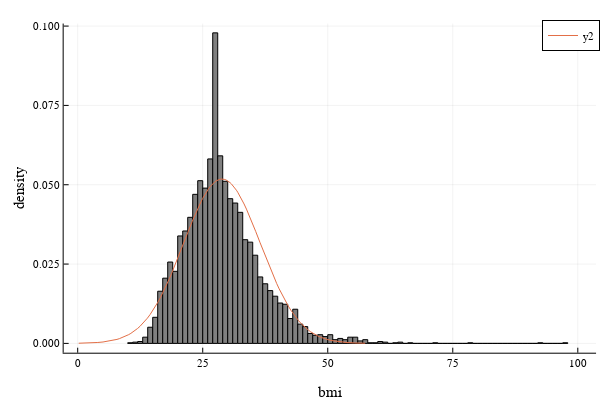

Write notebook code for a chart like this one.
### Code cell
histogram(new_data[:,"bmi"],normalize = true,c = :grey, xlabel =:bmi ,ylabel = "density",label = :none)
plot!(fit(Normal,new_data[:,:bmi]))

### Figure 1 — Plotly figure (JSON) as saved in the notebook; plotly's stock layout.template omitted (floating-point values rounded to 4 significant figures)
{"data": [{"fill": "tozeroy", "fillcolor": "rgba(128, 128, 128, 1.000)", "legendgroup": "", "line": {"color": "rgba(0, 0, 0, 1.000)", "dash": "solid", "width": 1}, "mode": "lines", "name": "", "showlegend": false, "type": "scatter", "x": [10, 10, 11, 11, 10, 10], "xaxis": "x1", "y": [0.0001957, 0, 0, 0.0001957, 0.0001957, 0.0001957], "yaxis": "y1"}, {"fill": "tozeroy", "fillcolor": "rgba(128, 128, 128, 1.000)", "legendgroup": "", "line": {"color": "rgba(0, 0, 0, 1.000)", "dash": "solid", "width": 1}, "mode": "lines", "name": "", "showlegend": false, "type": "scatter", "x": [11, 11, 12, 12, 11, 11], "xaxis": "x1", "y": [0.0003915, 0, 0, 0.0003915, 0.0003915, 0.0003915], "yaxis": "y1"}, {"fill": "tozeroy", "fillcolor": "rgba(128, 128, 128, 1.000)", "legendgroup": "", "line": {"color": "rgba(0, 0, 0, 1.000)", "dash": "solid", "width": 1}, "mode": "lines", "name": "", "showlegend": false, "type": "scatter", "x": [12, 12, 13, 13, 12, 12], "xaxis": "x1", "y": [0.0005872, 0, 0, 0.0005872, 0.0005872, 0.0005872], "yaxis": "y1"}, {"fill": "tozeroy", "fillcolor": "rgba(128, 128, 128, 1.000)", "legendgroup": "", "line": {"color": "rgba(0, 0, 0, 1.000)", "dash": "solid", "width": 1}, "mode": "lines", "name": "", "showlegend": false, "type": "scatter", "x": [13, 13, 14, 14, 13, 13], "xaxis": "x1", "y": [0.001957, 0, 0, 0.001957, 0.001957, 0.001957], "yaxis": "y1"}, {"fill": "tozeroy", "fillcolor": "rgba(128, 128, 128, 1.000)", "legendgroup": "", "line": {"color": "rgba(0, 0, 0, 1.000)", "dash": "solid", "width": 1}, "mode": "lines", "name": "", "showlegend": false, "type": "scatter", "x": [14, 14, 15, 15, 14, 14], "xaxis": "x1", "y": [0.005089, 0, 0, 0.005089, 0.005089, 0.005089], "yaxis": "y1"}, {"fill": "tozeroy", "fillcolor": "rgba(128, 128, 128, 1.000)", "legendgroup": "", "line": {"color": "rgba(0, 0, 0, 1.000)", "dash": "solid", "width": 1}, "mode": "lines", "name": "", "showlegend": false, "type": "scatter", "x": [15, 15, 16, 16, 15, 15], "xaxis": "x1", "y": [0.008221, 0, 0, 0.008221, 0.008221, 0.008221], "yaxis": "y1"}, {"fill": "tozeroy", "fillcolor": "rgba(128, 128, 128, 1.000)", "legendgroup": "", "line": {"color": "rgba(0, 0, 0, 1.000)", "dash": "solid", "width": 1}, "mode": "lines", "name": "", "showlegend": false, "type": "scatter", "x": [16, 16, 17, 17, 16, 16], "xaxis": "x1", "y": [0.01644, 0, 0, 0.01644, 0.01644, 0.01644], "yaxis": "y1"}, {"fill": "tozeroy", "fillcolor": "rgba(128, 128, 128, 1.000)", "legendgroup": "", "line": {"color": "rgba(0, 0, 0, 1.000)", "dash": "solid", "width": 1}, "mode": "lines", "name": "", "showlegend": false, "type": "scatter", "x": [17, 17, 18, 18, 17, 17], "xaxis": "x1", "y": [0.02055, 0, 0, 0.02055, 0.02055, 0.02055], "yaxis": "y1"}, {"fill": "tozeroy", "fillcolor": "rgba(128, 128, 128, 1.000)", "legendgroup": "", "line": {"color": "rgba(0, 0, 0, 1.000)", "dash": "solid", "width": 1}, "mode": "lines", "name": "", "showlegend": false, "type": "scatter", "x": [18, 18, 19, 19, 18, 18], "xaxis": "x1", "y": [0.02564, 0, 0, 0.02564, 0.02564, 0.02564], "yaxis": "y1"}, {"fill": "tozeroy", "fillcolor": "rgba(128, 128, 128, 1.000)", "legendgroup": "", "line": {"color": "rgba(0, 0, 0, 1.000)", "dash": "solid", "width": 1}, "mode": "lines", "name": "", "showlegend": false, "type": "scatter", "x": [19, 19, 20, 20, 19, 19], "xaxis": "x1", "y": [0.02271, 0, 0, 0.02271, 0.02271, 0.02271], "yaxis": "y1"}, {"fill": "tozeroy", "fillcolor": "rgba(128, 128, 128, 1.000)", "legendgroup": "", "line": {"color": "rgba(0, 0, 0, 1.000)", "dash": "solid", "width": 1}, "mode": "lines", "name": "", "showlegend": false, "type": "scatter", "x": [20, 20, 21, 21, 20, 20], "xaxis": "x1", "y": [0.03386, 0, 0, 0.03386, 0.03386, 0.03386], "yaxis": "y1"}, {"fill": "tozeroy", "fillcolor": "rgba(128, 128, 128, 1.000)", "legendgroup": "", "line": {"color": "rgba(0, 0, 0, 1.000)", "dash": "solid", "width": 1}, "mode": "lines", "name": "", "showlegend": false, "type": "scatter", "x": [21, 21, 22, 22, 21, 21], "xaxis": "x1", "y": [0.03543, 0, 0, 0.03543, 0.03543, 0.03543], "yaxis": "y1"}, {"fill": "tozeroy", "fillcolor": "rgba(128, 128, 128, 1.000)", "legendgroup": "", "line": {"color": "rgba(0, 0, 0, 1.000)", "dash": "solid", "width": 1}, "mode": "lines", "name": "", "showlegend": false, "type": "scatter", "x": [22, 22, 23, 23, 22, 22], "xaxis": "x1", "y": [0.03973, 0, 0, 0.03973, 0.03973, 0.03973], "yaxis": "y1"}, {"fill": "tozeroy", "fillcolor": "rgba(128, 128, 128, 1.000)", "legendgroup": "", "line": {"color": "rgba(0, 0, 0, 1.000)", "dash": "solid", "width": 1}, "mode": "lines", "name": "", "showlegend": false, "type": "scatter", "x": [23, 23, 24, 24, 23, 23], "xaxis": "x1", "y": [0.04698, 0, 0, 0.04698, 0.04698, 0.04698], "yaxis": "y1"}, {"fill": "tozeroy", "fillcolor": "rgba(128, 128, 128, 1.000)", "legendgroup": "", "line": {"color": "rgba(0, 0, 0, 1.000)", "dash": "solid", "width": 1}, "mode": "lines", "name": "", "showlegend": false, "type": "scatter", "x": [24, 24, 25, 25, 24, 24], "xaxis": "x1", "y": [0.05128, 0, 0, 0.05128, 0.05128, 0.05128], "yaxis": "y1"}, {"fill": "tozeroy", "fillcolor": "rgba(128, 128, 128, 1.000)", "legendgroup": "", "line": {"color": "rgba(0, 0, 0, 1.000)", "dash": "solid", "width": 1}, "mode": "lines", "name": "", "showlegend": false, "type": "scatter", "x": [25, 25, 26, 26, 25, 25], "xaxis": "x1", "y": [0.04893, 0, 0, 0.04893, 0.04893, 0.04893], "yaxis": "y1"}, {"fill": "tozeroy", "fillcolor": "rgba(128, 128, 128, 1.000)", "legendgroup": "", "line": {"color": "rgba(0, 0, 0, 1.000)", "dash": "solid", "width": 1}, "mode": "lines", "name": "", "showlegend": false, "type": "scatter", "x": [26, 26, 27, 27, 26, 26], "xaxis": "x1", "y": [0.05813, 0, 0, 0.05813, 0.05813, 0.05813], "yaxis": "y1"}, {"fill": "tozeroy", "fillcolor": "rgba(128, 128, 128, 1.000)", "legendgroup": "", "line": {"color": "rgba(0, 0, 0, 1.000)", "dash": "solid", "width": 1}, "mode": "lines", "name": "", "showlegend": false, "type": "scatter", "x": [27, 27, 28, 28, 27, 27], "xaxis": "x1", "y": [0.09787, 0, 0, 0.09787, 0.09787, 0.09787], "yaxis": "y1"}, {"fill": "tozeroy", "fillcolor": "rgba(128, 128, 128, 1.000)", "legendgroup": "", "line": {"color": "rgba(0, 0, 0, 1.000)", "dash": "solid", "width": 1}, "mode": "lines", "name": "", "showlegend": false, "type": "scatter", "x": [28, 28, 29, 29, 28, 28], "xaxis": "x1", "y": [0.05911, 0, 0, 0.05911, 0.05911, 0.05911], "yaxis": "y1"}, {"fill": "tozeroy", "fillcolor": "rgba(128, 128, 128, 1.000)", "legendgroup": "", "line": {"color": "rgba(0, 0, 0, 1.000)", "dash": "solid", "width": 1}, "mode": "lines", "name": "", "showlegend": false, "type": "scatter", "x": [29, 29, 30, 30, 29, 29], "xaxis": "x1", "y": [0.05109, 0, 0, 0.05109, 0.05109, 0.05109], "yaxis": "y1"}, {"fill": "tozeroy", "fillcolor": "rgba(128, 128, 128, 1.000)", "legendgroup": "", "line": {"color": "rgba(0, 0, 0, 1.000)", "dash": "solid", "width": 1}, "mode": "lines", "name": "", "showlegend": false, "type": "scatter", "x": [30, 30, 31, 31, 30, 30], "xaxis": "x1", "y": [0.04561, 0, 0, 0.04561, 0.04561, 0.04561], "yaxis": "y1"}, {"fill": "tozeroy", "fillcolor": "rgba(128, 128, 128, 1.000)", "legendgroup": "", "line": {"color": "rgba(0, 0, 0, 1.000)", "dash": "solid", "width": 1}, "mode": "lines", "name": "", "showlegend": false, "type": "scatter", "x": [31, 31, 32, 32, 31, 31], "xaxis": "x1", "y": [0.04424, 0, 0, 0.04424, 0.04424, 0.04424], "yaxis": "y1"}, {"fill": "tozeroy", "fillcolor": "rgba(128, 128, 128, 1.000)", "legendgroup": "", "line": {"color": "rgba(0, 0, 0, 1.000)", "dash": "solid", "width": 1}, "mode": "lines", "name": "", "showlegend": false, "type": "scatter", "x": [32, 32, 33, 33, 32, 32], "xaxis": "x1", "y": [0.0413, 0, 0, 0.0413, 0.0413, 0.0413], "yaxis": "y1"}, {"fill": "tozeroy", "fillcolor": "rgba(128, 128, 128, 1.000)", "legendgroup": "", "line": {"color": "rgba(0, 0, 0, 1.000)", "dash": "solid", "width": 1}, "mode": "lines", "name": "", "showlegend": false, "type": "scatter", "x": [33, 33, 34, 34, 33, 33], "xaxis": "x1", "y": [0.03269, 0, 0, 0.03269, 0.03269, 0.03269], "yaxis": "y1"}, {"fill": "tozeroy", "fillcolor": "rgba(128, 128, 128, 1.000)", "legendgroup": "", "line": {"color": "rgba(0, 0, 0, 1.000)", "dash": "solid", "width": 1}, "mode": "lines", "name": "", "showlegend": false, "type": "scatter", "x": [34, 34, 35, 35, 34, 34], "xaxis": "x1", "y": [0.0319, 0, 0, 0.0319, 0.0319, 0.0319], "yaxis": "y1"}, {"fill": "tozeroy", "fillcolor": "rgba(128, 128, 128, 1.000)", "legendgroup": "", "line": {"color": "rgba(0, 0, 0, 1.000)", "dash": "solid", "width": 1}, "mode": "lines", "name": "", "showlegend": false, "type": "scatter", "x": [35, 35, 36, 36, 35, 35], "xaxis": "x1", "y": [0.02779, 0, 0, 0.02779, 0.02779, 0.02779], "yaxis": "y1"}, {"fill": "tozeroy", "fillcolor": "rgba(128, 128, 128, 1.000)", "legendgroup": "", "line": {"color": "rgba(0, 0, 0, 1.000)", "dash": "solid", "width": 1}, "mode": "lines", "name": "", "showlegend": false, "type": "scatter", "x": [36, 36, 37, 37, 36, 36], "xaxis": "x1", "y": [0.02094, 0, 0, 0.02094, 0.02094, 0.02094], "yaxis": "y1"}, {"fill": "tozeroy", "fillcolor": "rgba(128, 128, 128, 1.000)", "legendgroup": "", "line": {"color": "rgba(0, 0, 0, 1.000)", "dash": "solid", "width": 1}, "mode": "lines", "name": "", "showlegend": false, "type": "scatter", "x": [37, 37, 38, 38, 37, 37], "xaxis": "x1", "y": [0.01879, 0, 0, 0.01879, 0.01879, 0.01879], "yaxis": "y1"}, {"fill": "tozeroy", "fillcolor": "rgba(128, 128, 128, 1.000)", "legendgroup": "", "line": {"color": "rgba(0, 0, 0, 1.000)", "dash": "solid", "width": 1}, "mode": "lines", "name": "", "showlegend": false, "type": "scatter", "x": [38, 38, 39, 39, 38, 38], "xaxis": "x1", "y": [0.01664, 0, 0, 0.01664, 0.01664, 0.01664], "yaxis": "y1"}, {"fill": "tozeroy", "fillcolor": "rgba(128, 128, 128, 1.000)", "legendgroup": "", "line": {"color": "rgba(0, 0, 0, 1.000)", "dash": "solid", "width": 1}, "mode": "lines", "name": "", "showlegend": false, "type": "scatter", "x": [39, 39, 40, 40, 39, 39], "xaxis": "x1", "y": [0.01488, 0, 0, 0.01488, 0.01488, 0.01488], "yaxis": "y1"}, {"fill": "tozeroy", "fillcolor": "rgba(128, 128, 128, 1.000)", "legendgroup": "", "line": {"color": "rgba(0, 0, 0, 1.000)", "dash": "solid", "width": 1}, "mode": "lines", "name": "", "showlegend": false, "type": "scatter", "x": [40, 40, 41, 41, 40, 40], "xaxis": "x1", "y": [0.01272, 0, 0, 0.01272, 0.01272, 0.01272], "yaxis": "y1"}, {"fill": "tozeroy", "fillcolor": "rgba(128, 128, 128, 1.000)", "legendgroup": "", "line": {"color": "rgba(0, 0, 0, 1.000)", "dash": "solid", "width": 1}, "mode": "lines", "name": "", "showlegend": false, "type": "scatter", "x": [41, 41, 42, 42, 41, 41], "xaxis": "x1", "y": [0.01233, 0, 0, 0.01233, 0.01233, 0.01233], "yaxis": "y1"}, {"fill": "tozeroy", "fillcolor": "rgba(128, 128, 128, 1.000)", "legendgroup": "", "line": {"color": "rgba(0, 0, 0, 1.000)", "dash": "solid", "width": 1}, "mode": "lines", "name": "", "showlegend": false, "type": "scatter", "x": [42, 42, 43, 43, 42, 42], "xaxis": "x1", "y": [0.007829, 0, 0, 0.007829, 0.007829, 0.007829], "yaxis": "y1"}, {"fill": "tozeroy", "fillcolor": "rgba(128, 128, 128, 1.000)", "legendgroup": "", "line": {"color": "rgba(0, 0, 0, 1.000)", "dash": "solid", "width": 1}, "mode": "lines", "name": "", "showlegend": false, "type": "scatter", "x": [43, 43, 44, 44, 43, 43], "xaxis": "x1", "y": [0.01077, 0, 0, 0.01077, 0.01077, 0.01077], "yaxis": "y1"}, {"fill": "tozeroy", "fillcolor": "rgba(128, 128, 128, 1.000)", "legendgroup": "", "line": {"color": "rgba(0, 0, 0, 1.000)", "dash": "solid", "width": 1}, "mode": "lines", "name": "", "showlegend": false, "type": "scatter", "x": [44, 44, 45, 45, 44, 44], "xaxis": "x1", "y": [0.006068, 0, 0, 0.006068, 0.006068, 0.006068], "yaxis": "y1"}, {"fill": "tozeroy", "fillcolor": "rgba(128, 128, 128, 1.000)", "legendgroup": "", "line": {"color": "rgba(0, 0, 0, 1.000)", "dash": "solid", "width": 1}, "mode": "lines", "name": "", "showlegend": false, "type": "scatter", "x": [45, 45, 46, 46, 45, 45], "xaxis": "x1", "y": [0.005285, 0, 0, 0.005285, 0.005285, 0.005285], "yaxis": "y1"}, {"fill": "tozeroy", "fillcolor": "rgba(128, 128, 128, 1.000)", "legendgroup": "", "line": {"color": "rgba(0, 0, 0, 1.000)", "dash": "solid", "width": 1}, "mode": "lines", "name": "", "showlegend": false, "type": "scatter", "x": [46, 46, 47, 47, 46, 46], "xaxis": "x1", "y": [0.003132, 0, 0, 0.003132, 0.003132, 0.003132], "yaxis": "y1"}, {"fill": "tozeroy", "fillcolor": "rgba(128, 128, 128, 1.000)", "legendgroup": "", "line": {"color": "rgba(0, 0, 0, 1.000)", "dash": "solid", "width": 1}, "mode": "lines", "name": "", "showlegend": false, "type": "scatter", "x": [47, 47, 48, 48, 47, 47], "xaxis": "x1", "y": [0.002545, 0, 0, 0.002545, 0.002545, 0.002545], "yaxis": "y1"}, {"fill": "tozeroy", "fillcolor": "rgba(128, 128, 128, 1.000)", "legendgroup": "", "line": {"color": "rgba(0, 0, 0, 1.000)", "dash": "solid", "width": 1}, "mode": "lines", "name": "", "showlegend": false, "type": "scatter", "x": [48, 48, 49, 49, 48, 48], "xaxis": "x1", "y": [0.00274, 0, 0, 0.00274, 0.00274, 0.00274], "yaxis": "y1"}, {"fill": "tozeroy", "fillcolor": "rgba(128, 128, 128, 1.000)", "legendgroup": "", "line": {"color": "rgba(0, 0, 0, 1.000)", "dash": "solid", "width": 1}, "mode": "lines", "name": "", "showlegend": false, "type": "scatter", "x": [49, 49, 50, 50, 49, 49], "xaxis": "x1", "y": [0.002153, 0, 0, 0.002153, 0.002153, 0.002153], "yaxis": "y1"}, {"fill": "tozeroy", "fillcolor": "rgba(128, 128, 128, 1.000)", "legendgroup": "", "line": {"color": "rgba(0, 0, 0, 1.000)", "dash": "solid", "width": 1}, "mode": "lines", "name": "", "showlegend": false, "type": "scatter", "x": [50, 50, 51, 51, 50, 50], "xaxis": "x1", "y": [0.00274, 0, 0, 0.00274, 0.00274, 0.00274], "yaxis": "y1"}, {"fill": "tozeroy", "fillcolor": "rgba(128, 128, 128, 1.000)", "legendgroup": "", "line": {"color": "rgba(0, 0, 0, 1.000)", "dash": "solid", "width": 1}, "mode": "lines", "name": "", "showlegend": false, "type": "scatter", "x": [51, 51, 52, 52, 51, 51], "xaxis": "x1", "y": [0.001174, 0, 0, 0.001174, 0.001174, 0.001174], "yaxis": "y1"}, {"fill": "tozeroy", "fillcolor": "rgba(128, 128, 128, 1.000)", "legendgroup": "", "line": {"color": "rgba(0, 0, 0, 1.000)", "dash": "solid", "width": 1}, "mode": "lines", "name": "", "showlegend": false, "type": "scatter", "x": [52, 52, 53, 53, 52, 52], "xaxis": "x1", "y": [0.001566, 0, 0, 0.001566, 0.001566, 0.001566], "yaxis": "y1"}, {"fill": "tozeroy", "fillcolor": "rgba(128, 128, 128, 1.000)", "legendgroup": "", "line": {"color": "rgba(0, 0, 0, 1.000)", "dash": "solid", "width": 1}, "mode": "lines", "name": "", "showlegend": false, "type": "scatter", "x": [53, 53, 54, 54, 53, 53], "xaxis": "x1", "y": [0.001174, 0, 0, 0.001174, 0.001174, 0.001174], "yaxis": "y1"}, {"fill": "tozeroy", "fillcolor": "rgba(128, 128, 128, 1.000)", "legendgroup": "", "line": {"color": "rgba(0, 0, 0, 1.000)", "dash": "solid", "width": 1}, "mode": "lines", "name": "", "showlegend": false, "type": "scatter", "x": [54, 54, 55, 55, 54, 54], "xaxis": "x1", "y": [0.001957, 0, 0, 0.001957, 0.001957, 0.001957], "yaxis": "y1"}, {"fill": "tozeroy", "fillcolor": "rgba(128, 128, 128, 1.000)", "legendgroup": "", "line": {"color": "rgba(0, 0, 0, 1.000)", "dash": "solid", "width": 1}, "mode": "lines", "name": "", "showlegend": false, "type": "scatter", "x": [55, 55, 56, 56, 55, 55], "xaxis": "x1", "y": [0.001957, 0, 0, 0.001957, 0.001957, 0.001957], "yaxis": "y1"}, {"fill": "tozeroy", "fillcolor": "rgba(128, 128, 128, 1.000)", "legendgroup": "", "line": {"color": "rgba(0, 0, 0, 1.000)", "dash": "solid", "width": 1}, "mode": "lines", "name": "", "showlegend": false, "type": "scatter", "x": [56, 56, 57, 57, 56, 56], "xaxis": "x1", "y": [0.0007829, 0, 0, 0.0007829, 0.0007829, 0.0007829], "yaxis": "y1"}, {"fill": "tozeroy", "fillcolor": "rgba(128, 128, 128, 1.000)", "legendgroup": "", "line": {"color": "rgba(0, 0, 0, 1.000)", "dash": "solid", "width": 1}, "mode": "lines", "name": "", "showlegend": false, "type": "scatter", "x": [57, 57, 58, 58, 57, 57], "xaxis": "x1", "y": [0.001174, 0, 0, 0.001174, 0.001174, 0.001174], "yaxis": "y1"}, {"fill": "tozeroy", "fillcolor": "rgba(128, 128, 128, 1.000)", "legendgroup": "", "line": {"color": "rgba(0, 0, 0, 1.000)", "dash": "solid", "width": 1}, "mode": "lines", "name": "", "showlegend": false, "type": "scatter", "x": [58, 58, 59, 59, 58, 58], "xaxis": "x1", "y": [0.0001957, 0, 0, 0.0001957, 0.0001957, 0.0001957], "yaxis": "y1"}, {"fill": "tozeroy", "fillcolor": "rgba(128, 128, 128, 1.000)", "legendgroup": "", "line": {"color": "rgba(0, 0, 0, 1.000)", "dash": "solid", "width": 1}, "mode": "lines", "name": "", "showlegend": false, "type": "scatter", "x": [59, 59, 60, 60, 59, 59], "xaxis": "x1", "y": [0.0001957, 0, 0, 0.0001957, 0.0001957, 0.0001957], "yaxis": "y1"}, {"fill": "tozeroy", "fillcolor": "rgba(128, 128, 128, 1.000)", "legendgroup": "", "line": {"color": "rgba(0, 0, 0, 1.000)", "dash": "solid", "width": 1}, "mode": "lines", "name": "", "showlegend": false, "type": "scatter", "x": [60, 60, 61, 61, 60, 60], "xaxis": "x1", "y": [0.0005872, 0, 0, 0.0005872, 0.0005872, 0.0005872], "yaxis": "y1"}, {"fill": "tozeroy", "fillcolor": "rgba(128, 128, 128, 1.000)", "legendgroup": "", "line": {"color": "rgba(0, 0, 0, 1.000)", "dash": "solid", "width": 1}, "mode": "lines", "name": "", "showlegend": false, "type": "scatter", "x": [61, 61, 62, 62, 61, 61], "xaxis": "x1", "y": [0.0003915, 0, 0, 0.0003915, 0.0003915, 0.0003915], "yaxis": "y1"}, {"fill": "tozeroy", "fillcolor": "rgba(128, 128, 128, 1.000)", "legendgroup": "", "line": {"color": "rgba(0, 0, 0, 1.000)", "dash": "solid", "width": 1}, "mode": "lines", "name": "", "showlegend": false, "type": "scatter", "x": [62, 62, 63, 63, 62, 62], "xaxis": "x1", "y": [0, 0, 0, 0, 0, 0], "yaxis": "y1"}, {"fill": "tozeroy", "fillcolor": "rgba(128, 128, 128, 1.000)", "legendgroup": "", "line": {"color": "rgba(0, 0, 0, 1.000)", "dash": "solid", "width": 1}, "mode": "lines", "name": "", "showlegend": false, "type": "scatter", "x": [63, 63, 64, 64, 63, 63], "xaxis": "x1", "y": [0.0001957, 0, 0, 0.0001957, 0.0001957, 0.0001957], "yaxis": "y1"}, {"fill": "tozeroy", "fillcolor": "rgba(128, 128, 128, 1.000)", "legendgroup": "", "line": {"color": "rgba(0, 0, 0, 1.000)", "dash": "solid", "width": 1}, "mode": "lines", "name": "", "showlegend": false, "type": "scatter", "x": [64, 64, 65, 65, 64, 64], "xaxis": "x1", "y": [0.0003915, 0, 0, 0.0003915, 0.0003915, 0.0003915], "yaxis": "y1"}, {"fill": "tozeroy", "fillcolor": "rgba(128, 128, 128, 1.000)", "legendgroup": "", "line": {"color": "rgba(0, 0, 0, 1.000)", "dash": "solid", "width": 1}, "mode": "lines", "name": "", "showlegend": false, "type": "scatter", "x": [65, 65, 66, 66, 65, 65], "xaxis": "x1", "y": [0, 0, 0, 0, 0, 0], "yaxis": "y1"}, {"fill": "tozeroy", "fillcolor": "rgba(128, 128, 128, 1.000)", "legendgroup": "", "line": {"color": "rgba(0, 0, 0, 1.000)", "dash": "solid", "width": 1}, "mode": "lines", "name": "", "showlegend": false, "type": "scatter", "x": [66, 66, 67, 67, 66, 66], "xaxis": "x1", "y": [0.0001957, 0, 0, 0.0001957, 0.0001957, 0.0001957], "yaxis": "y1"}, {"fill": "tozeroy", "fillcolor": "rgba(128, 128, 128, 1.000)", "legendgroup": "", "line": {"color": "rgba(0, 0, 0, 1.000)", "dash": "solid", "width": 1}, "mode": "lines", "name": "", "showlegend": false, "type": "scatter", "x": [67, 67, 68, 68, 67, 67], "xaxis": "x1", "y": [0, 0, 0, 0, 0, 0], "yaxis": "y1"}, {"fill": "tozeroy", "fillcolor": "rgba(128, 128, 128, 1.000)", "legendgroup": "", "line": {"color": "rgba(0, 0, 0, 1.000)", "dash": "solid", "width": 1}, "mode": "lines", "name": "", "showlegend": false, "type": "scatter", "x": [68, 68, 69, 69, 68, 68], "xaxis": "x1", "y": [0, 0, 0, 0, 0, 0], "yaxis": "y1"}, {"fill": "tozeroy", "fillcolor": "rgba(128, 128, 128, 1.000)", "legendgroup": "", "line": {"color": "rgba(0, 0, 0, 1.000)", "dash": "solid", "width": 1}, "mode": "lines", "name": "", "showlegend": false, "type": "scatter", "x": [69, 69, 70, 70, 69, 69], "xaxis": "x1", "y": [0, 0, 0, 0, 0, 0], "yaxis": "y1"}, {"fill": "tozeroy", "fillcolor": "rgba(128, 128, 128, 1.000)", "legendgroup": "", "line": {"color": "rgba(0, 0, 0, 1.000)", "dash": "solid", "width": 1}, "mode": "lines", "name": "", "showlegend": false, "type": "scatter", "x": [70, 70, 71, 71, 70, 70], "xaxis": "x1", "y": [0, 0, 0, 0, 0, 0], "yaxis": "y1"}, {"fill": "tozeroy", "fillcolor": "rgba(128, 128, 128, 1.000)", "legendgroup": "", "line": {"color": "rgba(0, 0, 0, 1.000)", "dash": "solid", "width": 1}, "mode": "lines", "name": "", "showlegend": false, "type": "scatter", "x": [71, 71, 72, 72, 71, 71], "xaxis": "x1", "y": [0.0001957, 0, 0, 0.0001957, 0.0001957, 0.0001957], "yaxis": "y1"}, {"fill": "tozeroy", "fillcolor": "rgba(128, 128, 128, 1.000)", "legendgroup": "", "line": {"color": "rgba(0, 0, 0, 1.000)", "dash": "solid", "width": 1}, "mode": "lines", "name": "", "showlegend": false, "type": "scatter", "x": [72, 72, 73, 73, 72, 72], "xaxis": "x1", "y": [0, 0, 0, 0, 0, 0], "yaxis": "y1"}, {"fill": "tozeroy", "fillcolor": "rgba(128, 128, 128, 1.000)", "legendgroup": "", "line": {"color": "rgba(0, 0, 0, 1.000)", "dash": "solid", "width": 1}, "mode": "lines", "name": "", "showlegend": false, "type": "scatter", "x": [73, 73, 74, 74, 73, 73], "xaxis": "x1", "y": [0, 0, 0, 0, 0, 0], "yaxis": "y1"}, {"fill": "tozeroy", "fillcolor": "rgba(128, 128, 128, 1.000)", "legendgroup": "", "line": {"color": "rgba(0, 0, 0, 1.000)", "dash": "solid", "width": 1}, "mode": "lines", "name": "", "showlegend": false, "type": "scatter", "x": [74, 74, 75, 75, 74, 74], "xaxis": "x1", "y": [0, 0, 0, 0, 0, 0], "yaxis": "y1"}, {"fill": "tozeroy", "fillcolor": "rgba(128, 128, 128, 1.000)", "legendgroup": "", "line": {"color": "rgba(0, 0, 0, 1.000)", "dash": "solid", "width": 1}, "mode": "lines", "name": "", "showlegend": false, "type": "scatter", "x": [75, 75, 76, 76, 75, 75], "xaxis": "x1", "y": [0, 0, 0, 0, 0, 0], "yaxis": "y1"}, {"fill": "tozeroy", "fillcolor": "rgba(128, 128, 128, 1.000)", "legendgroup": "", "line": {"color": "rgba(0, 0, 0, 1.000)", "dash": "solid", "width": 1}, "mode": "lines", "name": "", "showlegend": false, "type": "scatter", "x": [76, 76, 77, 77, 76, 76], "xaxis": "x1", "y": [0, 0, 0, 0, 0, 0], "yaxis": "y1"}, {"fill": "tozeroy", "fillcolor": "rgba(128, 128, 128, 1.000)", "legendgroup": "", "line": {"color": "rgba(0, 0, 0, 1.000)", "dash": "solid", "width": 1}, "mode": "lines", "name": "", "showlegend": false, "type": "scatter", "x": [77, 77, 78, 78, 77, 77], "xaxis": "x1", "y": [0, 0, 0, 0, 0, 0], "yaxis": "y1"}, {"fill": "tozeroy", "fillcolor": "rgba(128, 128, 128, 1.000)", "legendgroup": "", "line": {"color": "rgba(0, 0, 0, 1.000)", "dash": "solid", "width": 1}, "mode": "lines", "name": "", "showlegend": false, "type": "scatter", "x": [78, 78, 79, 79, 78, 78], "xaxis": "x1", "y": [0.0001957, 0, 0, 0.0001957, 0.0001957, 0.0001957], "yaxis": "y1"}, {"fill": "tozeroy", "fillcolor": "rgba(128, 128, 128, 1.000)", "legendgroup": "", "line": {"color": "rgba(0, 0, 0, 1.000)", "dash": "solid", "width": 1}, "mode": "lines", "name": "", "showlegend": false, "type": "scatter", "x": [79, 79, 80, 80, 79, 79], "xaxis": "x1", "y": [0, 0, 0, 0, 0, 0], "yaxis": "y1"}, {"fill": "tozeroy", "fillcolor": "rgba(128, 128, 128, 1.000)", "legendgroup": "", "line": {"color": "rgba(0, 0, 0, 1.000)", "dash": "solid", "width": 1}, "mode": "lines", "name": "", "showlegend": false, "type": "scatter", "x": [80, 80, 81, 81, 80, 80], "xaxis": "x1", "y": [0, 0, 0, 0, 0, 0], "yaxis": "y1"}, {"fill": "tozeroy", "fillcolor": "rgba(128, 128, 128, 1.000)", "legendgroup": "", "line": {"color": "rgba(0, 0, 0, 1.000)", "dash": "solid", "width": 1}, "mode": "lines", "name": "", "showlegend": false, "type": "scatter", "x": [81, 81, 82, 82, 81, 81], "xaxis": "x1", "y": [0, 0, 0, 0, 0, 0], "yaxis": "y1"}, {"fill": "tozeroy", "fillcolor": "rgba(128, 128, 128, 1.000)", "legendgroup": "", "line": {"color": "rgba(0, 0, 0, 1.000)", "dash": "solid", "width": 1}, "mode": "lines", "name": "", "showlegend": false, "type": "scatter", "x": [82, 82, 83, 83, 82, 82], "xaxis": "x1", "y": [0, 0, 0, 0, 0, 0], "yaxis": "y1"}, {"fill": "tozeroy", "fillcolor": "rgba(128, 128, 128, 1.000)", "legendgroup": "", "line": {"color": "rgba(0, 0, 0, 1.000)", "dash": "solid", "width": 1}, "mode": "lines", "name": "", "showlegend": false, "type": "scatter", "x": [83, 83, 84, 84, 83, 83], "xaxis": "x1", "y": [0, 0, 0, 0, 0, 0], "yaxis": "y1"}, {"fill": "tozeroy", "fillcolor": "rgba(128, 128, 128, 1.000)", "legendgroup": "", "line": {"color": "rgba(0, 0, 0, 1.000)", "dash": "solid", "width": 1}, "mode": "lines", "name": "", "showlegend": false, "type": "scatter", "x": [84, 84, 85, 85, 84, 84], "xaxis": "x1", "y": [0, 0, 0, 0, 0, 0], "yaxis": "y1"}, {"fill": "tozeroy", "fillcolor": "rgba(128, 128, 128, 1.000)", "legendgroup": "", "line": {"color": "rgba(0, 0, 0, 1.000)", "dash": "solid", "width": 1}, "mode": "lines", "name": "", "showlegend": false, "type": "scatter", "x": [85, 85, 86, 86, 85, 85], "xaxis": "x1", "y": [0, 0, 0, 0, 0, 0], "yaxis": "y1"}, {"fill": "tozeroy", "fillcolor": "rgba(128, 128, 128, 1.000)", "legendgroup": "", "line": {"color": "rgba(0, 0, 0, 1.000)", "dash": "solid", "width": 1}, "mode": "lines", "name": "", "showlegend": false, "type": "scatter", "x": [86, 86, 87, 87, 86, 86], "xaxis": "x1", "y": [0, 0, 0, 0, 0, 0], "yaxis": "y1"}, {"fill": "tozeroy", "fillcolor": "rgba(128, 128, 128, 1.000)", "legendgroup": "", "line": {"color": "rgba(0, 0, 0, 1.000)", "dash": "solid", "width": 1}, "mode": "lines", "name": "", "showlegend": false, "type": "scatter", "x": [87, 87, 88, 88, 87, 87], "xaxis": "x1", "y": [0, 0, 0, 0, 0, 0], "yaxis": "y1"}, {"fill": "tozeroy", "fillcolor": "rgba(128, 128, 128, 1.000)", "legendgroup": "", "line": {"color": "rgba(0, 0, 0, 1.000)", "dash": "solid", "width": 1}, "mode": "lines", "name": "", "showlegend": false, "type": "scatter", "x": [88, 88, 89, 89, 88, 88], "xaxis": "x1", "y": [0, 0, 0, 0, 0, 0], "yaxis": "y1"}, {"fill": "tozeroy", "fillcolor": "rgba(128, 128, 128, 1.000)", "legendgroup": "", "line": {"color": "rgba(0, 0, 0, 1.000)", "dash": "solid", "width": 1}, "mode": "lines", "name": "", "showlegend": false, "type": "scatter", "x": [89, 89, 90, 90, 89, 89], "xaxis": "x1", "y": [0, 0, 0, 0, 0, 0], "yaxis": "y1"}, {"fill": "tozeroy", "fillcolor": "rgba(128, 128, 128, 1.000)", "legendgroup": "", "line": {"color": "rgba(0, 0, 0, 1.000)", "dash": "solid", "width": 1}, "mode": "lines", "name": "", "showlegend": false, "type": "scatter", "x": [90, 90, 91, 91, 90, 90], "xaxis": "x1", "y": [0, 0, 0, 0, 0, 0], "yaxis": "y1"}, {"fill": "tozeroy", "fillcolor": "rgba(128, 128, 128, 1.000)", "legendgroup": "", "line": {"color": "rgba(0, 0, 0, 1.000)", "dash": "solid", "width": 1}, "mode": "lines", "name": "", "showlegend": false, "type": "scatter", "x": [91, 91, 92, 92, 91, 91], "xaxis": "x1", "y": [0, 0, 0, 0, 0, 0], "yaxis": "y1"}, {"fill": "tozeroy", "fillcolor": "rgba(128, 128, 128, 1.000)", "legendgroup": "", "line": {"color": "rgba(0, 0, 0, 1.000)", "dash": "solid", "width": 1}, "mode": "lines", "name": "", "showlegend": false, "type": "scatter", "x": [92, 92, 93, 93, 92, 92], "xaxis": "x1", "y": [0.0001957, 0, 0, 0.0001957, 0.0001957, 0.0001957], "yaxis": "y1"}, {"fill": "tozeroy", "fillcolor": "rgba(128, 128, 128, 1.000)", "legendgroup": "", "line": {"color": "rgba(0, 0, 0, 1.000)", "dash": "solid", "width": 1}, "mode": "lines", "name": "", "showlegend": false, "type": "scatter", "x": [93, 93, 94, 94, 93, 93], "xaxis": "x1", "y": [0, 0, 0, 0, 0, 0], "yaxis": "y1"}, {"fill": "tozeroy", "fillcolor": "rgba(128, 128, 128, 1.000)", "legendgroup": "", "line": {"color": "rgba(0, 0, 0, 1.000)", "dash": "solid", "width": 1}, "mode": "lines", "name": "", "showlegend": false, "type": "scatter", "x": [94, 94, 95, 95, 94, 94], "xaxis": "x1", "y": [0, 0, 0, 0, 0, 0], "yaxis": "y1"}, {"fill": "tozeroy", "fillcolor": "rgba(128, 128, 128, 1.000)", "legendgroup": "", "line": {"color": "rgba(0, 0, 0, 1.000)", "dash": "solid", "width": 1}, "mode": "lines", "name": "", "showlegend": false, "type": "scatter", "x": [95, 95, 96, 96, 95, 95], "xaxis": "x1", "y": [0, 0, 0, 0, 0, 0], "yaxis": "y1"}, {"fill": "tozeroy", "fillcolor": "rgba(128, 128, 128, 1.000)", "legendgroup": "", "line": {"color": "rgba(0, 0, 0, 1.000)", "dash": "solid", "width": 1}, "mode": "lines", "name": "", "showlegend": false, "type": "scatter", "x": [96, 96, 97, 97, 96, 96], "xaxis": "x1", "y": [0, 0, 0, 0, 0, 0], "yaxis": "y1"}, {"fill": "tozeroy", "fillcolor": "rgba(128, 128, 128, 1.000)", "legendgroup": "", "line": {"color": "rgba(0, 0, 0, 1.000)", "dash": "solid", "width": 1}, "mode": "lines", "name": "", "showlegend": false, "type": "scatter", "x": [97, 97, 98, 98, 97, 97], "xaxis": "x1", "y": [0.0001957, 0, 0, 0.0001957, 0.0001957, 0.0001957], "yaxis": "y1"}, {"colorbar": {"len": 0.9143, "title": "", "x": 0.9934, "y": 0.533}, "legendgroup": "", "marker": {"color": "rgba(128, 128, 128, 0.000)", "line": {"color": "rgba(0, 0, 0, 0.000)", "width": 1}, "size": 0, "symbol": "circle"}, "mode": "markers", "name": "", "showlegend": false, "type": "scatter", "x": [10.5, 11.5, 12.5, 13.5, 14.5, 15.5, 16.5, 17.5, 18.5, 19.5, 20.5, 21.5, 22.5, 23.5, 24.5, 25.5, 26.5, 27.5, 28.5, 29.5, 30.5, 31.5, 32.5, 33.5, 34.5, 35.5, 36.5, 37.5, 38.5, 39.5, 40.5, 41.5, 42.5, 43.5, 44.5, 45.5, 46.5, 47.5, 48.5, 49.5, 50.5, 51.5, 52.5, 53.5, 54.5, 55.5, 56.5, 57.5, 58.5, 59.5, 60.5, 61.5, 62.5, 63.5, 64.5, 65.5, 66.5, 67.5, 68.5, 69.5, 70.5, 71.5, 72.5, 73.5, 74.5, 75.5, 76.5, 77.5, 78.5, 79.5, 80.5, 81.5, 82.5, 83.5, 84.5, 85.5, 86.5, 87.5, 88.5, 89.5, 90.5, 91.5, 92.5, 93.5, 94.5, 95.5, 96.5, 97.5], "xaxis": "x", "y": [0.0001957, 0.0003915, 0.0005872, 0.001957, 0.005089, 0.008221, 0.01644, 0.02055, 0.02564, 0.02271, 0.03386, 0.03543, 0.03973, 0.04698, 0.05128, 0.04893, 0.05813, 0.09787, 0.05911, 0.05109, 0.04561, 0.04424, 0.0413, 0.03269, 0.0319, 0.02779, 0.02094, 0.01879, 0.01664, 0.01488, 0.01272, 0.01233, 0.007829, 0.01077, 0.006068, 0.005285, 0.003132, 0.002545, 0.00274, 0.002153, 0.00274, 0.001174, 0.001566, 0.001174, 0.001957, 0.001957, 0.0007829, 0.001174, 0.0001957, 0.0001957, 0.0005872, 0.0003915, 0, 0.0001957, 0.0003915, 0, 0.0001957, 0, 0, 0, 0, 0.0001957, 0, 0, 0, 0, 0, 0, 0.0001957, 0, 0, 0, 0, 0, 0, 0, 0, 0, 0, 0, 0, 0, 0.0001957, 0, 0, 0, 0, 0.0001957], "yaxis": "y", "zmax": null, "zmin": null}, {"colorbar": {"len": 0.9143, "title": "", "x": 0.9934, "y": 0.533}, "legendgroup": "y2", "line": {"color": "rgba(227, 111, 71, 1.000)", "dash": "solid", "shape": "linear", "width": 1}, "mode": "lines", "name": "y2", "showlegend": true, "type": "scatter", "x": [0.2075, 0.3939, 0.5804, 2.305, 4.029, 5.065, 6.101, 6.977, 7.853, 8.329, 8.805, 9.28, 9.756, 10.19, 10.63, 11.07, 11.51, 11.98, 12.45, 12.92, 13.39, 13.94, 14.48, 15.03, 15.57, 16.06, 16.54, 17.02, 17.51, 17.93, 18.36, 18.78, 19.21, 20.13, 21.06, 21.99, 22.92, 23.18, 23.44, 23.69, 23.95, 24.21, 24.47, 24.72, 24.98, 25.23, 25.47, 25.72, 25.96, 26.21, 26.45, 26.7, 26.94, 27.19, 27.45, 27.7, 27.96, 28.21, 28.47, 28.72, 28.98, 29.19, 29.41, 29.62, 29.84, 30.05, 30.26, 30.48, 30.69, 30.95, 31.22, 31.48, 31.74, 32.0, 32.26, 32.53, 32.79, 33.27, 33.75, 33.99, 34.23, 34.47, 34.71, 35.59, 36.48, 37.37, 38.27, 38.77, 39.28, 39.78, 40.28, 40.74, 41.19, 41.65, 42.11, 42.63, 43.15, 43.67, 44.19, 44.67, 45.16, 45.64, 46.12, 46.6, 47.08, 47.55, 48.03, 48.49, 48.95, 49.42, 49.88, 50.83, 51.77, 52.81, 53.85, 55.36, 56.87, 57.18, 57.49], "xaxis": "x", "y": [5.14e-05, 5.623e-05, 6.147e-05, 0.0001364, 0.0002877, 0.0004399, 0.0006605, 0.0009183, 0.00126, 0.001489, 0.001752, 0.002053, 0.002398, 0.002757, 0.00316, 0.003609, 0.00411, 0.004707, 0.00537, 0.006105, 0.006914, 0.007949, 0.009093, 0.01035, 0.01172, 0.01304, 0.01444, 0.01594, 0.01752, 0.01897, 0.02049, 0.02205, 0.02366, 0.02731, 0.03106, 0.03485, 0.03853, 0.03951, 0.04047, 0.04141, 0.04232, 0.04321, 0.04406, 0.04488, 0.04567, 0.04638, 0.04706, 0.04769, 0.04829, 0.04884, 0.04935, 0.04982, 0.05024, 0.05062, 0.05096, 0.05124, 0.05146, 0.05163, 0.05174, 0.0518, 0.0518, 0.05175, 0.05167, 0.05154, 0.05138, 0.05118, 0.05093, 0.05066, 0.05034, 0.0499, 0.04941, 0.04887, 0.04828, 0.04764, 0.04695, 0.04622, 0.04545, 0.04394, 0.04232, 0.04147, 0.04059, 0.0397, 0.03879, 0.03531, 0.03171, 0.02806, 0.0245, 0.02257, 0.02071, 0.01891, 0.0172, 0.01573, 0.01433, 0.01301, 0.01177, 0.01045, 0.009237, 0.008126, 0.007116, 0.006268, 0.005499, 0.004806, 0.004183, 0.003634, 0.003145, 0.002712, 0.002329, 0.002002, 0.001715, 0.001463, 0.001244, 0.0008823, 0.0006163, 0.0004088, 0.0002662, 0.0001382, 6.909e-05, 5.964e-05, 5.14e-05], "yaxis": "y", "zmax": null, "zmin": null}], "layout": {"annotations": [], "height": 400, "legend": {"bgcolor": "rgba(255, 255, 255, 1.000)", "bordercolor": "rgba(0, 0, 0, 1.000)", "borderwidth": 1, "font": {"color": "rgba(0, 0, 0, 1.000)", "family": "sans-serif", "size": 11}, "title": {"font": {"color": "rgba(0, 0, 0, 1.000)", "family": "sans-serif", "size": 15}, "text": ""}, "tracegroupgap": 0, "traceorder": "normal", "x": 1, "xanchor": "auto", "y": 1, "yanchor": "auto"}, "margin": {"b": 20, "l": 0, "r": 0, "t": 20}, "paper_bgcolor": "rgba(255, 255, 255, 1.000)", "plot_bgcolor": "rgba(255, 255, 255, 1.000)", "showlegend": true, "width": 600, "xaxis": {"anchor": "y", "domain": [0.1061, 0.9934], "gridcolor": "rgba(0, 0, 0, 0.100)", "gridwidth": 0.5, "linecolor": "rgba(0, 0, 0, 1.000)", "mirror": false, "range": [-2.805, 103.7], "showgrid": true, "showline": true, "showticklabels": true, "tickangle": 0, "tickcolor": "rgb(0, 0, 0)", "tickfont": {"color": "rgba(0, 0, 0, 1.000)", "family": "sans-serif", "size": 11}, "tickmode": "array", "ticks": "inside", "ticktext": ["0", "25", "50", "75", "100"], "tickvals": [0, 25, 50, 75, 100], "title": "bmi", "titlefont": {"color": "rgba(0, 0, 0, 1.000)", "family": "sans-serif", "size": 15}, "type": "-", "visible": true, "zeroline": false, "zerolinecolor": "rgba(0, 0, 0, 1.000)"}, "yaxis": {"anchor": "x", "domain": [0.07581, 0.9902], "gridcolor": "rgba(0, 0, 0, 0.100)", "gridwidth": 0.5, "linecolor": "rgba(0, 0, 0, 1.000)", "mirror": false, "range": [-0.002936, 0.1008], "showgrid": true, "showline": true, "showticklabels": true, "tickangle": 0, "tickcolor": "rgb(0, 0, 0)", "tickfont": {"color": "rgba(0, 0, 0, 1.000)", "family": "sans-serif", "size": 11}, "tickmode": "array", "ticks": "inside", "ticktext": ["0.000", "0.025", "0.050", "0.075", "0.100"], "tickvals": [0, 0.025, 0.05, 0.075, 0.1], "title": "density", "titlefont": {"color": "rgba(0, 0, 0, 1.000)", "family": "sans-serif", "size": 15}, "type": "-", "visible": true, "zeroline": false, "zerolinecolor": "rgba(0, 0, 0, 1.000)"}}}
